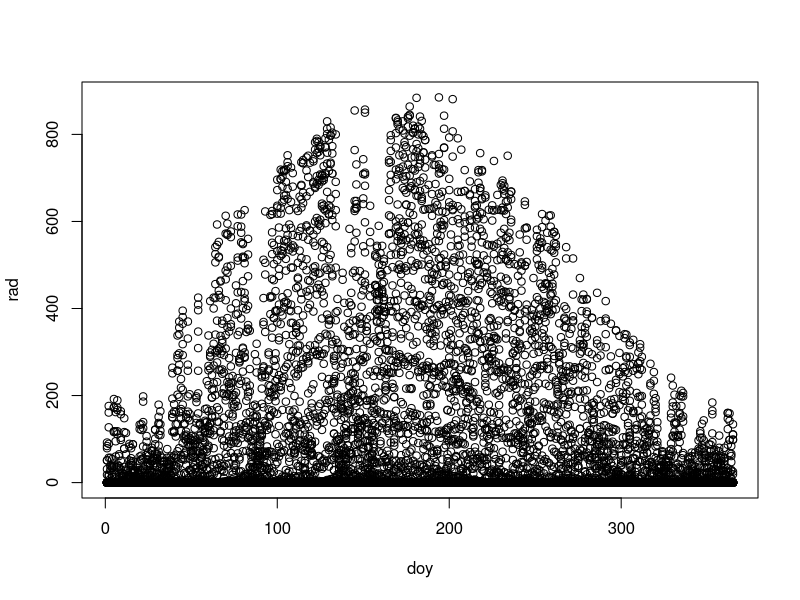
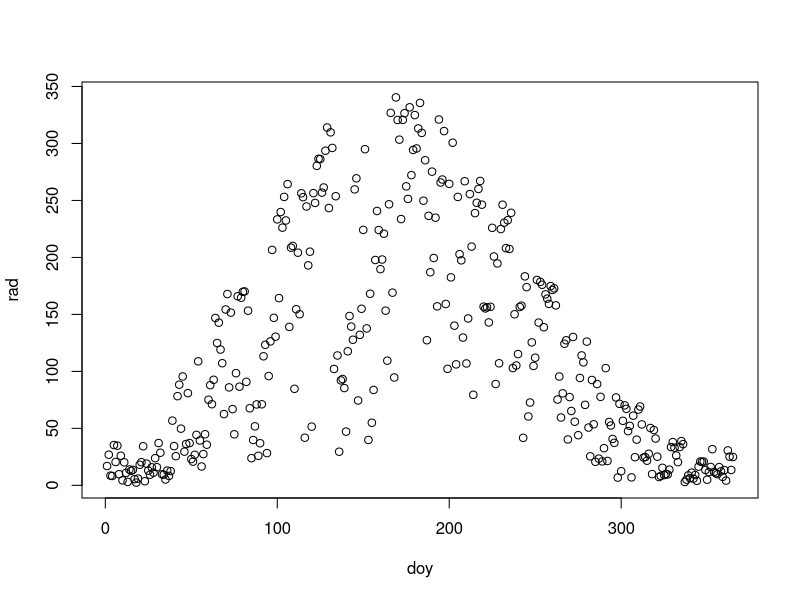

These figures' R source, in order:
library(lubridate)
library(dplyr)

dat <- read.csv2('DRY_radiation_hourly_6109.csv')
names(dat)[3] <- 'rad'
dat$rad <- as.numeric(dat$rad)
dat$date.time <- ymd_h(dat$timeobs)
dat$doy <- yday(dat$date.time)

dd <- as.data.frame(summarise(group_by(dat, doy), rad = mean(rad)))


# Mean by doy

  head(dat)
unique(dat$timeobs)

plot(rad ~ doy, data = dat)
plot(rad ~ doy, data = dd)

# Shows around 100 W/m2 at day 0 and 250 W/m2 around day 180

